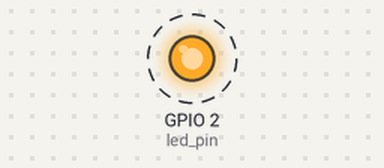
Recording of a sketch running on a simulated ESP32. On the bench: output pins drawn as LEDs (lit = HIGH). Dashed ring = blinking.

Above: at 0.2 s.
Timing chart, 0 to 3.5 s (numbered marks = the images above):
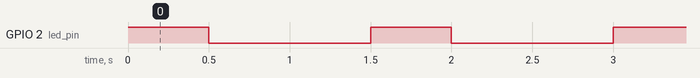

Measured:
- by itself, GPIO 2 (led_pin): alternates HIGH for 0.50 s and LOW for 1.0 s

The sketch:

Led_Blink_Demo.ino
```cpp
// Use only core 1 for demo purposes

#if CONFIG_FREERTOS_UNICORE
static const BaseType_t app_cpu = 0;
#else
static const BaseType_t app_cpu = 1;
#endif

// LED rates
static const int rate1 = 1000;  // ms
static const int rate2 = 500;  // ms

// Pins
static const int led_pin = LED_BUILTIN;

// Our task: blink an LED at one rate
void toggleLED1(void *parameter) {
  while(1) {
    digitalWrite(led_pin, HIGH);
    vTaskDelay(rate1 / portTICK_PERIOD_MS);
    digitalWrite(led_pin, LOW);
    vTaskDelay(rate2 / portTICK_PERIOD_MS);
  }
}

// Our task: blink an LED at another rate
void toggleLED2(void *parameter) {
  while(1) {
    digitalWrite(led_pin, HIGH);
    vTaskDelay(rate2 / portTICK_PERIOD_MS);
    digitalWrite(led_pin, LOW);
    vTaskDelay(rate1 / portTICK_PERIOD_MS);
  }
}

void setup() {

  // Configure pin
  pinMode(led_pin, OUTPUT);

  // Task to run forever
  xTaskCreatePinnedToCore(  // Use xTaskCreate() in vanilla FreeRTOS
              toggleLED1,   // Function to be called
              "Toggle 1",   // Name of task
              1024,         // Stack size (bytes in ESP32, words in FreeRTOS)
              NULL,         // Parameter to pass to function
              1,            // Task priority (0 to configMAX_PRIORITIES - 1)
              NULL,         // Task handle
              app_cpu);     // Run on one core for demo purposes (ESP32 only)

  // Task to run forever
  xTaskCreatePinnedToCore(  // Use xTaskCreate() in vanilla FreeRTOS
              toggleLED2,   // Function to be called
              "Toggle 2",   // Name of task
              1024,         // Stack size (bytes in ESP32, words in FreeRTOS)
              NULL,         // Parameter to pass to function
              1,            // Task priority (0 to configMAX_PRIORITIES - 1)
              NULL,         // Task handle
              app_cpu);     // Run on one core for demo purposes (ESP32 only)

  // If vanilla FreeRTOS, call vTaskStartScheduler()
}

void loop() {
//Nothing to put in here
}
```
